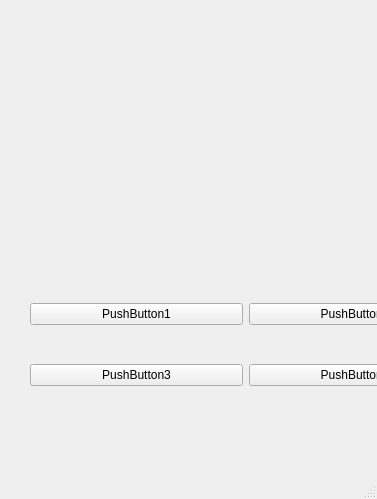
<?xml version="1.0" encoding="UTF-8"?>
<ui version="4.0">
 <class>MainWindow</class>
 <widget class="QMainWindow" name="MainWindow">
  <property name="geometry">
   <rect>
    <x>0</x>
    <y>0</y>
    <width>377</width>
    <height>499</height>
   </rect>
  </property>
  <property name="windowTitle">
   <string>MainWindow</string>
  </property>
  <widget class="QWidget" name="centralwidget">
   <widget class="QWidget" name="gridLayoutWidget">
    <property name="geometry">
     <rect>
      <x>30</x>
      <y>270</y>
      <width>431</width>
      <height>151</height>
     </rect>
    </property>
    <layout class="QGridLayout" name="gridLayout">
     <item row="0" column="1">
      <widget class="QPushButton" name="pushButton_2">
       <property name="text">
        <string>PushButton2</string>
       </property>
      </widget>
     </item>
     <item row="0" column="0">
      <widget class="QPushButton" name="pushButton">
       <property name="text">
        <string>PushButton1</string>
       </property>
      </widget>
     </item>
     <item row="1" column="1">
      <widget class="QPushButton" name="pushButton_4">
       <property name="text">
        <string>PushButton4</string>
       </property>
      </widget>
     </item>
     <item row="1" column="0">
      <widget class="QPushButton" name="pushButton_3">
       <property name="text">
        <string>PushButton3</string>
       </property>
      </widget>
     </item>
    </layout>
   </widget>
  </widget>
  <widget class="QMenuBar" name="menubar">
   <property name="geometry">
    <rect>
     <x>0</x>
     <y>0</y>
     <width>377</width>
     <height>22</height>
    </rect>
   </property>
  </widget>
  <widget class="QStatusBar" name="statusbar"/>
 </widget>
 <resources/>
 <connections/>
</ui>
